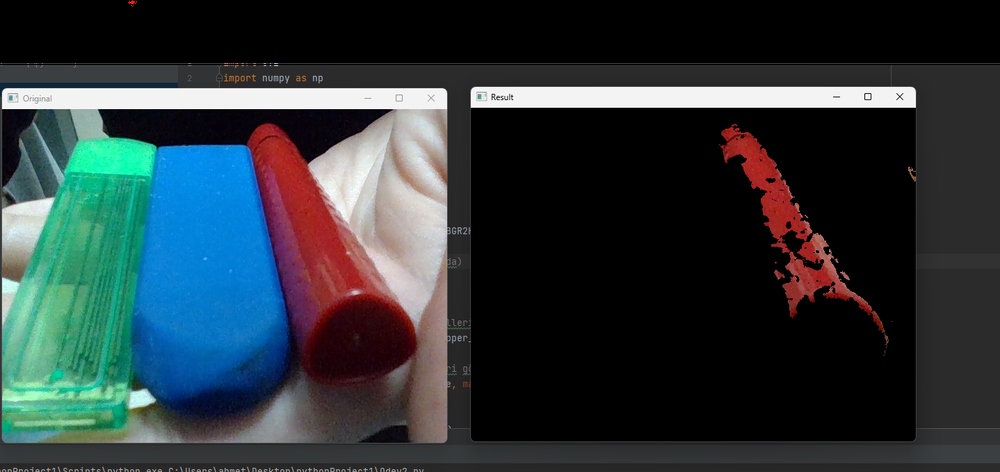
#> input picture pythonProject2/foto2.png, 1000 x 472 px, shrunk from 1438 x 679 before the run, given in place of the camera
$ python Odev2.py
#> lines starting #> are read from the running program, lines starting #| are printed output that depends on the picture; after the words box and inside, x2 and y2 are one past the last pixel; in counts of white or black regions, pixels touching at a corner belong together
import cv2
import numpy as np

# Kamera bağlantısını başlat
cap = cv2.VideoCapture(0)

while True:
    # Kameradan bir frame al
    ret, frame = cap.read()
#> frame is the input picture: shape (472, 1000, 3); mean B, G, R 57.9, 54.8, 44.3

    # HSV renk uzayına dönüştür
    hsv = cv2.cvtColor(frame, cv2.COLOR_BGR2HSV)
#> hsv: shape (472, 1000, 3); mean H, S, V 34.7, 52.7, 67

    # Kırmızı renk aralığı (HSV formatında)
    lower_red = np.array([0, 100, 100])
    upper_red = np.array([10, 255, 255])

    # Belirtilen renk aralığındaki pikselleri beyaz, diğerlerini siyah yap
    mask = cv2.inRange(hsv, lower_red, upper_red)
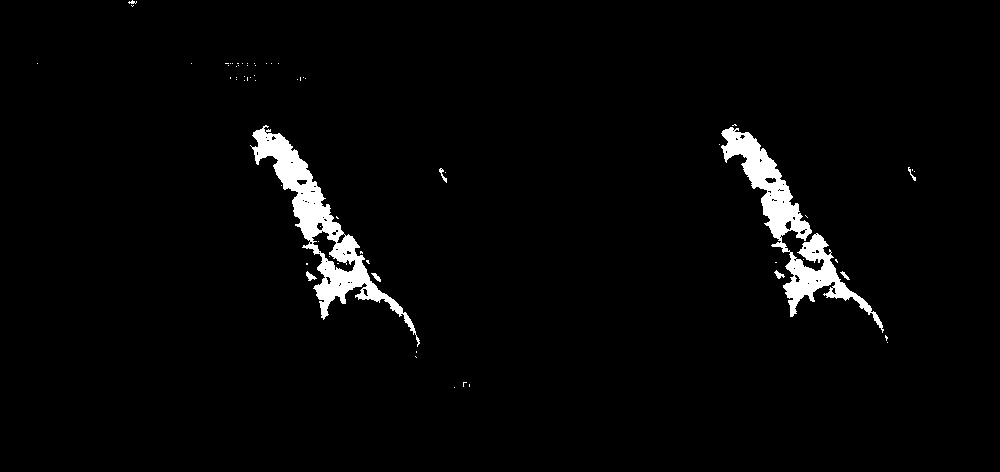
#> mask: shape (472, 1000); 2.8% white; 65 white regions (56 under 20 px), largest, box (x1, y1, x2, y2) and area: (250, 125, 420, 347) 6449, (721, 127, 884, 333) 6193, (306, 271, 317, 281) 53

    # Görüntüdeki sadece kırmızı nesneleri göster
    result = cv2.bitwise_and(frame, frame, mask=mask)
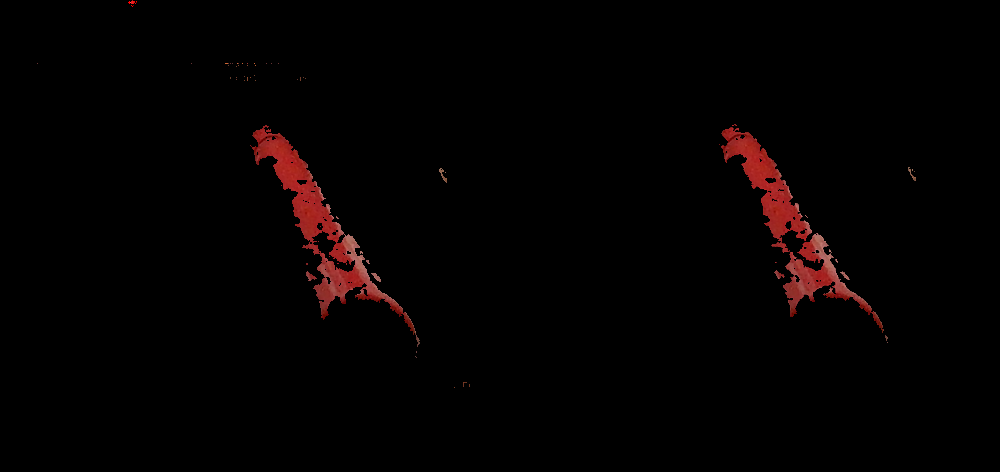
#> result: shape (472, 1000, 3); mean B, G, R 1.2, 1.3, 4.4

    # Görüntüleri göster
    cv2.imshow('Original', frame)
    cv2.imshow('Result', result)

    # Çıkış için 'q' tuşuna basın
    if cv2.waitKey(1) & 0xFF == ord('q'):
#> (key q is pressed here)
        break

# Kamera bağlantısını kapat
cap.release()
cv2.destroyAllWindows()
